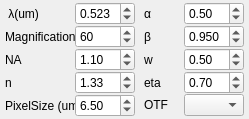
         <widget class="QWidget" name="Paramters">
          <attribute name="title">
           <string>Parameters</string>
          </attribute>
          <layout class="QHBoxLayout" name="horizontalLayout_15">
           <property name="spacing">
            <number>9</number>
           </property>
           <property name="leftMargin">
            <number>5</number>
           </property>
           <property name="topMargin">
            <number>2</number>
           </property>
           <property name="rightMargin">
            <number>5</number>
           </property>
           <property name="bottomMargin">
            <number>2</number>
           </property>
           <item>
            <layout class="QVBoxLayout" name="verticalLayout">
             <property name="spacing">
              <number>0</number>
             </property>
             <item>
              <layout class="QHBoxLayout" name="horizontalLayout_6">
               <item>
                <widget class="QLabel" name="label_9">
                 <property name="minimumSize">
                  <size>
                   <width>65</width>
                   <height>0</height>
                  </size>
                 </property>
                 <property name="maximumSize">
                  <size>
                   <width>70</width>
                   <height>16777215</height>
                  </size>
                 </property>
                 <property name="text">
                  <string> λ(um)</string>
                 </property>
                </widget>
               </item>
               <item>
                <widget class="QDoubleSpinBox" name="wavelengthValue">
                 <property name="minimumSize">
                  <size>
                   <width>60</width>
                   <height>0</height>
                  </size>
                 </property>
                 <property name="maximumSize">
                  <size>
                   <width>60</width>
                   <height>16777215</height>
                  </size>
                 </property>
                 <property name="readOnly">
                  <bool>false</bool>
                 </property>
                 <property name="decimals">
                  <number>3</number>
                 </property>
                 <property name="maximum">
                  <double>2.000000000000000</double>
                 </property>
                 <property name="value">
                  <double>0.523000000000000</double>
                 </property>
                </widget>
               </item>
              </layout>
             </item>
             <item>
              <layout class="QHBoxLayout" name="horizontalLayout_3">
               <item>
                <widget class="QLabel" name="label_7">
                 <property name="minimumSize">
                  <size>
                   <width>65</width>
                   <height>0</height>
                  </size>
                 </property>
                 <property name="maximumSize">
                  <size>
                   <width>70</width>
                   <height>16777215</height>
                  </size>
                 </property>
                 <property name="text">
                  <string>Magnification</string>
                 </property>
                </widget>
               </item>
               <item>
                <widget class="QDoubleSpinBox" name="magnificationValue">
                 <property name="minimumSize">
                  <size>
                   <width>60</width>
                   <height>0</height>
                  </size>
                 </property>
                 <property name="maximumSize">
                  <size>
                   <width>60</width>
                   <height>16777215</height>
                  </size>
                 </property>
                 <property name="decimals">
                  <number>0</number>
                 </property>
                 <property name="maximum">
                  <double>120.000000000000000</double>
                 </property>
                 <property name="value">
                  <double>60.000000000000000</double>
                 </property>
                </widget>
               </item>
              </layout>
             </item>
             <item>
              <layout class="QHBoxLayout" name="horizontalLayout_4">
               <item>
                <widget class="QLabel" name="label_8">
                 <property name="minimumSize">
                  <size>
                   <width>65</width>
                   <height>0</height>
                  </size>
                 </property>
                 <property name="maximumSize">
                  <size>
                   <width>70</width>
                   <height>16777215</height>
                  </size>
                 </property>
                 <property name="text">
                  <string>NA</string>
                 </property>
                </widget>
               </item>
               <item>
                <widget class="QDoubleSpinBox" name="naValue">
                 <property name="minimumSize">
                  <size>
                   <width>60</width>
                   <height>0</height>
                  </size>
                 </property>
                 <property name="maximumSize">
                  <size>
                   <width>60</width>
                   <height>16777215</height>
                  </size>
                 </property>
                 <property name="maximum">
                  <double>1.500000000000000</double>
                 </property>
                 <property name="value">
                  <double>1.100000000000000</double>
                 </property>
                </widget>
               </item>
              </layout>
             </item>
             <item>
              <layout class="QHBoxLayout" name="horizontalLayout_5">
               <item>
                <widget class="QLabel" name="label_10">
                 <property name="minimumSize">
                  <size>
                   <width>65</width>
                   <height>0</height>
                  </size>
                 </property>
                 <property name="maximumSize">
                  <size>
                   <width>70</width>
                   <height>16777215</height>
                  </size>
                 </property>
                 <property name="text">
                  <string>n</string>
                 </property>
                </widget>
               </item>
               <item>
                <widget class="QDoubleSpinBox" name="nValue">
                 <property name="minimumSize">
                  <size>
                   <width>60</width>
                   <height>0</height>
                  </size>
                 </property>
                 <property name="maximumSize">
                  <size>
                   <width>60</width>
                   <height>16777215</height>
                  </size>
                 </property>
                 <property name="maximum">
                  <double>2.000000000000000</double>
                 </property>
                 <property name="value">
                  <double>1.330000000000000</double>
                 </property>
                </widget>
               </item>
              </layout>
             </item>
             <item>
              <layout class="QHBoxLayout" name="horizontalLayout_7">
               <item>
                <widget class="QLabel" name="label_6">
                 <property name="minimumSize">
                  <size>
                   <width>65</width>
                   <height>0</height>
                  </size>
                 </property>
                 <property name="maximumSize">
                  <size>
                   <width>70</width>
                   <height>16777215</height>
                  </size>
                 </property>
                 <property name="text">
                  <string>PixelSize (um)</string>
                 </property>
                </widget>
               </item>
               <item>
                <widget class="QDoubleSpinBox" name="pixelsizeValue">
                 <property name="minimumSize">
                  <size>
                   <width>60</width>
                   <height>0</height>
                  </size>
                 </property>
                 <property name="maximumSize">
                  <size>
                   <width>60</width>
                   <height>16777215</height>
                  </size>
                 </property>
                 <property name="value">
                  <double>6.500000000000000</double>
                 </property>
                </widget>
               </item>
              </layout>
             </item>
            </layout>
           </item>
           <item>
            <layout class="QVBoxLayout" name="verticalLayout_5">
             <property name="spacing">
              <number>0</number>
             </property>
             <item>
              <layout class="QHBoxLayout" name="horizontalLayout_8">
               <item>
                <widget class="QLabel" name="label_11">
                 <property name="minimumSize">
                  <size>
                   <width>20</width>
                   <height>0</height>
                  </size>
                 </property>
                 <property name="maximumSize">
                  <size>
                   <width>40</width>
                   <height>16777215</height>
                  </size>
                 </property>
                 <property name="text">
                  <string>α</string>
                 </property>
                </widget>
               </item>
               <item>
                <widget class="QDoubleSpinBox" name="alphaValue">
                 <property name="maximumSize">
                  <size>
                   <width>60</width>
                   <height>16777215</height>
                  </size>
                 </property>
                 <property name="maximum">
                  <double>1.500000000000000</double>
                 </property>
                 <property name="singleStep">
                  <double>0.100000000000000</double>
                 </property>
                 <property name="value">
                  <double>0.500000000000000</double>
                 </property>
                </widget>
               </item>
              </layout>
             </item>
             <item>
              <layout class="QHBoxLayout" name="horizontalLayout_9">
               <item>
                <widget class="QLabel" name="label_12">
                 <property name="minimumSize">
                  <size>
                   <width>20</width>
                   <height>0</height>
                  </size>
                 </property>
                 <property name="maximumSize">
                  <size>
                   <width>40</width>
                   <height>16777215</height>
                  </size>
                 </property>
                 <property name="text">
                  <string>β</string>
                 </property>
                </widget>
               </item>
               <item>
                <widget class="QDoubleSpinBox" name="betaValue">
                 <property name="maximumSize">
                  <size>
                   <width>60</width>
                   <height>16777215</height>
                  </size>
                 </property>
                 <property name="decimals">
                  <number>3</number>
                 </property>
                 <property name="maximum">
                  <double>1.500000000000000</double>
                 </property>
                 <property name="singleStep">
                  <double>0.010000000000000</double>
                 </property>
                 <property name="value">
                  <double>0.950000000000000</double>
                 </property>
                </widget>
               </item>
              </layout>
             </item>
             <item>
              <layout class="QHBoxLayout" name="horizontalLayout_10">
               <item>
                <widget class="QLabel" name="label_13">
                 <property name="minimumSize">
                  <size>
                   <width>20</width>
                   <height>0</height>
                  </size>
                 </property>
                 <property name="maximumSize">
                  <size>
                   <width>40</width>
                   <height>16777215</height>
                  </size>
                 </property>
                 <property name="text">
                  <string>w </string>
                 </property>
                </widget>
               </item>
               <item>
                <widget class="QDoubleSpinBox" name="wValue">
                 <property name="maximumSize">
                  <size>
                   <width>60</width>
                   <height>16777215</height>
                  </size>
                 </property>
                 <property name="maximum">
                  <double>10.000000000000000</double>
                 </property>
                 <property name="singleStep">
                  <double>0.100000000000000</double>
                 </property>
                 <property name="value">
                  <double>0.500000000000000</double>
                 </property>
                </widget>
               </item>
              </layout>
             </item>
             <item>
              <layout class="QHBoxLayout" name="horizontalLayout_11">
               <item>
                <widget class="QLabel" name="label_14">
                 <property name="minimumSize">
                  <size>
                   <width>20</width>
                   <height>0</height>
                  </size>
                 </property>
                 <property name="maximumSize">
                  <size>
                   <width>40</width>
                   <height>16777215</height>
                  </size>
                 </property>
                 <property name="text">
                  <string>eta</string>
                 </property>
                </widget>
               </item>
               <item>
                <widget class="QDoubleSpinBox" name="etaValue">
                 <property name="maximumSize">
                  <size>
                   <width>60</width>
                   <height>16777215</height>
                  </size>
                 </property>
                 <property name="maximum">
                  <double>1.500000000000000</double>
                 </property>
                 <property name="singleStep">
                  <double>0.010000000000000</double>
                 </property>
                 <property name="value">
                  <double>0.700000000000000</double>
                 </property>
                </widget>
               </item>
              </layout>
             </item>
             <item>
              <layout class="QHBoxLayout" name="horizontalLayout_14">
               <item>
                <widget class="QLabel" name="label_5">
                 <property name="minimumSize">
                  <size>
                   <width>40</width>
                   <height>0</height>
                  </size>
                 </property>
                 <property name="maximumSize">
                  <size>
                   <width>40</width>
                   <height>16777215</height>
                  </size>
                 </property>
                 <property name="text">
                  <string>OTF</string>
                 </property>
                </widget>
               </item>
               <item>
                <widget class="QComboBox" name="otfModel">
                 <property name="maximumSize">
                  <size>
                   <width>60</width>
                   <height>16777215</height>
                  </size>
                 </property>
                </widget>
               </item>
              </layout>
             </item>
            </layout>
           </item>
          </layout>
         </widget>
